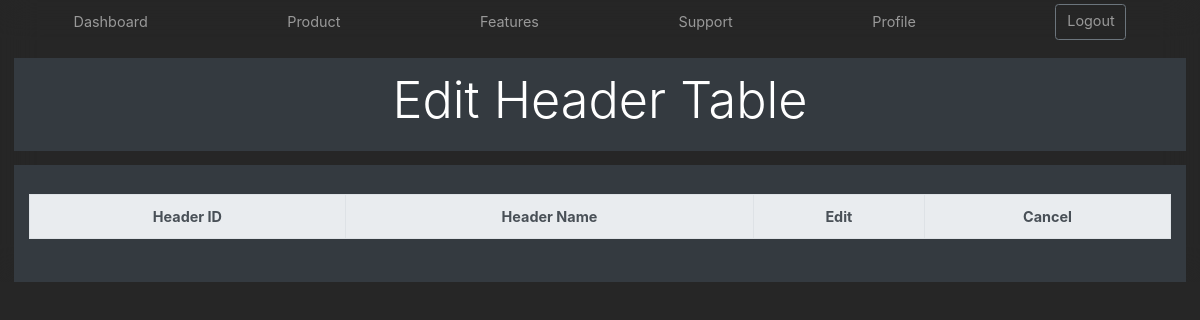
Before: /Dashboard/editheaders/48/ with the older database file.
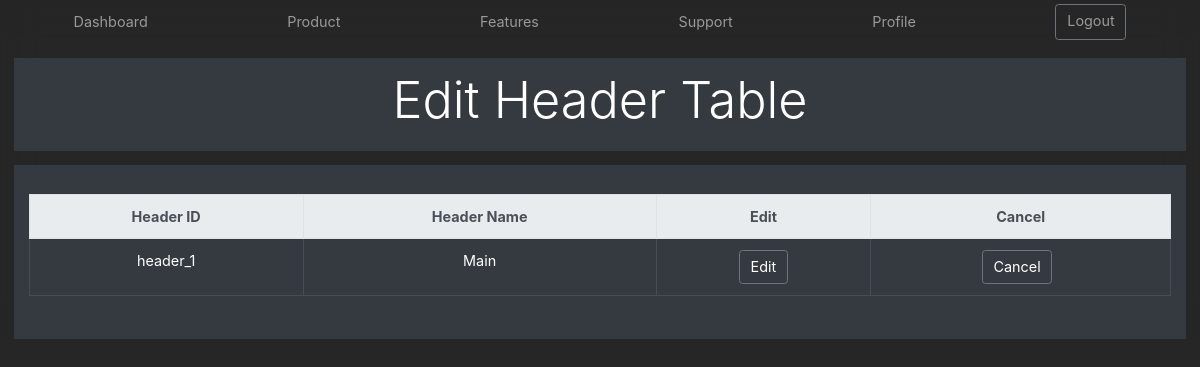
After: the same page with the newer database file.
### dashboard/models.py (models this page shows)
class userheader(models.Model):
    user = models.ForeignKey(settings.AUTH_USER_MODEL, null=True, blank=True,  on_delete=models.CASCADE)
    header_id = models.CharField (max_length=200,default='')
    header_name = models.CharField (max_length=200,default='')

### dashboard/views.py (the view)
# urls.py: url(r'^editheaders/(?P<pk>\d+)/$',views.edittitle, name="editheaders"),
def edittitle(request, pk):
    pk=pk
    linktotitle=userheader.objects.all().filter(pk=pk)
    return render(request, 'edittitle.html',{'linktotitle':linktotitle})

### dashboard/templates/edittitle.html (shortened to what this page needs)
{% load static %}
<!DOCTYPE html>
<html lang="en">
<head>
<link rel="stylesheet" href="https://stackpath.bootstrapcdn.com/bootstrap/4.4.1/css/bootstrap.min.css">
<link rel="stylesheet"  href="{% static 'dashboard/css/product.css'%}">
<link rel="stylesheet"  href="{% static 'dashboard/css/dialog.css'%}">
</head>
<body>
 <nav class="site-header py-1">
  <div class="container d-flex flex-column flex-md-row justify-content-between">
     <a class="py-2 d-none d-md-inline-block" href="/Dashboard">Dashboard</a>
    <a class="py-2 d-none d-md-inline-block" href="#">Product</a>
    <a class="py-2 d-none d-md-inline-block" href="#">Features</a>
    <a class="py-2 d-none d-md-inline-block" href="#">Support</a>
    <a class="py-2 d-none d-md-inline-block" href="/Dashboard/profile">Profile</a>
    <a class="btn btn-outline-secondary" href="/Dashboard/logout">Logout</a>
  </div>
</nav>
<div class="position-relative overflow-hidden p-3 p-md-1 m-md-3 text-center bg-dark">
  <div class="col-md-5 mx-auto">
    <h1 class="display-4 titleposition">Edit Header Table</h1>
 </div>
  </div>
<div class="d-md-flex flex-md-equal w-100 my-md-3 pl-md-3">
  <div class="bg-dark mr-md-3 px-md-3 text-center text-white overflow-hidden">
    <div class="my-3 py-3">
<table class="table table-dark table-hover table-bordered">
    <thead class="thead-light">
    <tr>
        <th scope="col">Header ID</th>
        <th scope="col">Header Name</th>
        <th scope="col">Edit</th>
        <th scope="col">Cancel</th>
    </tr>
    <thead>
    <tbody>
     {% for link in linktotitle %}
        <tr>
            <td>{{link.header_id}}</td>
            <td>{{link.header_name}}</td>
            <td><a href="{% url 'editingtitle' pk=link.pk %}"><button class="btn btn-outline-secondary btn-color">Edit</button></a></td>
            <td><button onclick="location.href='/Dashboard'" id="cancel" class="btn btn-outline-secondary btn-color" type="button" tabindex="0" title="Cancel" aria-label="Cancel">Cancel</button></td>
        </tr>
    {% endfor %}
    </tbody>
    </table>
    </div>
    </div>
    </div>
  </body>
</html>

Changed rows visible on the page:
added userheader: header_id "header_1", header_name "Main"
